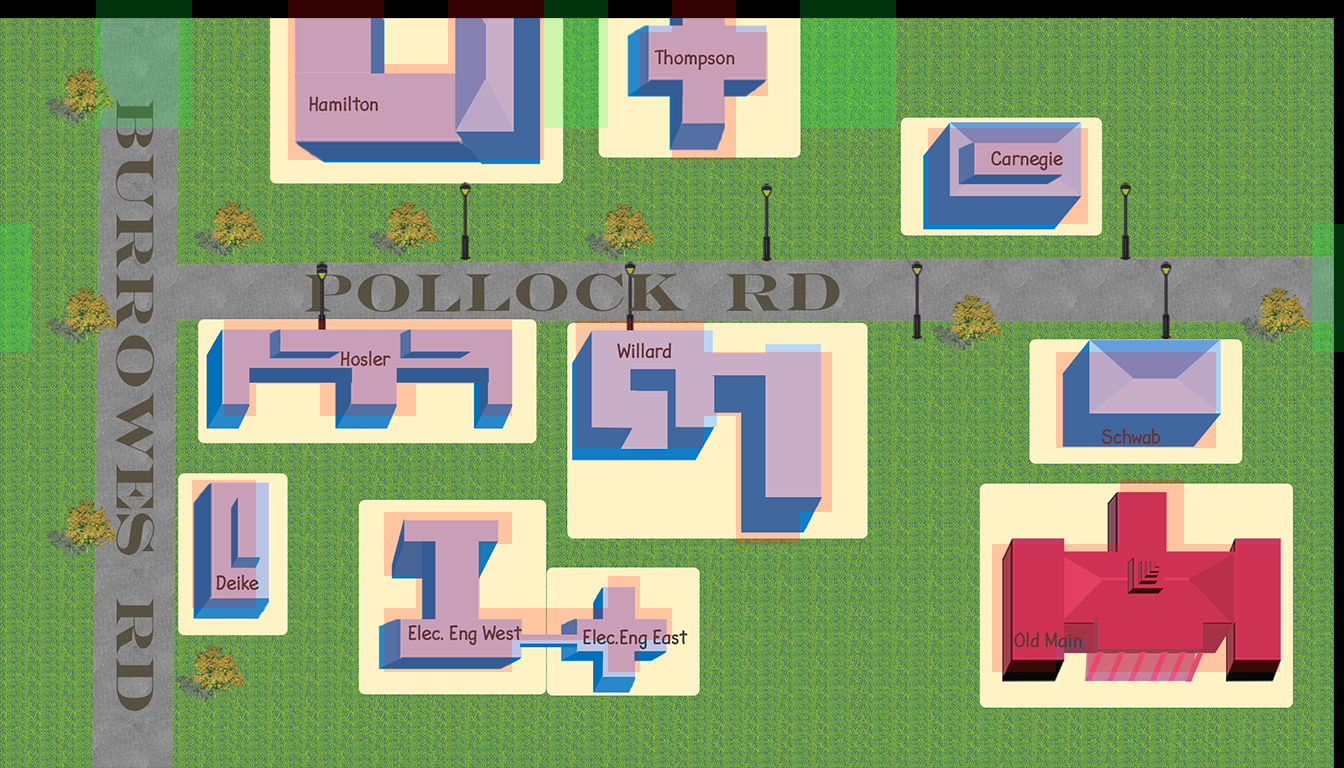

Below is a game level as drawn by its tile map, then a one-line description and the .tmx that defines it (tile-layer data replaced by summaries):
An orthogonal 42x24 tile map with 32x32 px tiles, 2 tile layers (Tile Layer 1, building), 2 tilesets.

<map version="1.0" orientation="orthogonal" renderorder="right-down" width="42" height="24" tilewidth="32" tileheight="32" nextobjectid="1">
 <tileset firstgid="1" name="Old Main" tilewidth="32" tileheight="32">
  <image source="Old Main.png" width="1344" height="768" />
 </tileset>
 <tileset firstgid="1009" name="meta_tiles" tilewidth="32" tileheight="32" spacing="1" margin="1">
  <image source="meta_tiles.png" width="67" height="34" />
  <tile id="0">
   <properties>
    <property name="collision" value="false" />
   </properties>
  </tile>
  <tile id="1">
   <properties>
    <property name="collision" value="true" />
   </properties>
  </tile>
 </tileset>
 <layer name="Tile Layer 1" width="42" height="24">
  <data>[1008 cells, 1008 non-empty, 1008 distinct tile ids]</data>
 </layer>
 <layer name="building" width="42" height="24">
  <data>[1008 cells, 249 non-empty, 2 distinct tile ids]</data>
 </layer>
</map>
